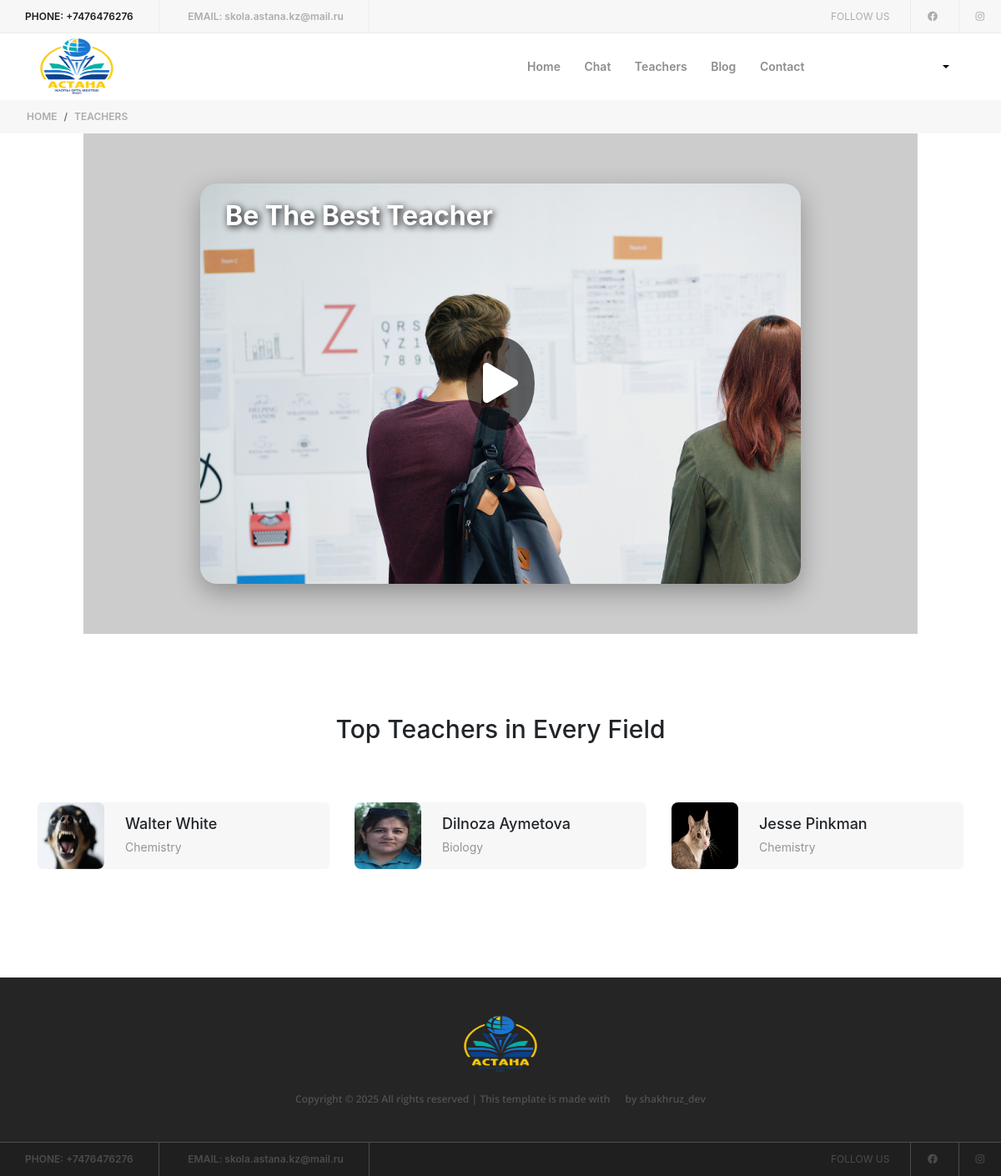
Screenshot of /teachers/ with the database file from the repository.
### authentication/models.py (models this page shows, shortened)
class Teacher(models.Model):
    user = models.OneToOneField(User, on_delete=models.CASCADE)
    subject = models.CharField(max_length=100)
    work_experience = models.PositiveIntegerField()

class User(AbstractBaseUser, PermissionsMixin):
    ROLE_CHOICES = (
        ("teacher", "Teacher"),
        ("student", "Student"),
        ("admin", "Admin"),
    )
    email = models.EmailField(unique=True)
    first_name = models.CharField(max_length=100)
    last_name = models.CharField(max_length=100)
    middle_name = models.CharField(max_length=100)
    gender = models.IntegerField(choices=GENDER_CHOICES, default=1)
    birth_date = models.DateField(null=False)
    profile_picture = models.ImageField(upload_to="profiles/", blank=True, null=True)
    role = models.CharField(max_length=10, choices=ROLE_CHOICES)
    is_active = models.BooleanField(default=True)
    is_staff = models.BooleanField(default=False)
    USERNAME_FIELD = "email"
    REQUIRED_FIELDS = []
    objects = CustomUserManager()

### teacher/views.py (the view)
# urls.py: path('teachers/', teacher_view, name='teachers'),
def teacher_view(request):
    teacher_list = Teacher.objects.select_related('user').all()
    paginator = Paginator(teacher_list, 9)
    page_number = request.GET.get('page')
    page_obj = paginator.get_page(page_number)
    context = {
        'teachers': page_obj,
    }
    return render(request, 'instructors.html', context)

### templates/instructors.html (shortened to what this page needs)
{% extends 'layouts/base.html' %}
{% load static %}
{% block content %}
    <div class="breadcumb-area">
        <nav aria-label="breadcrumb">
            <ol class="breadcrumb">
                <li class="breadcrumb-item"><a href="{% url 'home' %}">Home</a></li>
                <li class="breadcrumb-item active" aria-current="page">Teachers</li>
            </ol>
        </nav>
    </div>
    <div style="background: white" class="instructors-video d-flex align-items-center justify-content-center py-5">
        <div class="video-wrapper">
            <h2>Be The Best Teacher</h2>
            <img src="{% static 'img/bg-img/bg4.jpg' %}" alt="Video Background" class="video-bg-image"
                 id="videoPreview">
            <div class="play-button" onclick="playVideo()">
                <i class="fa fa-play"></i>
            </div>
        </div>
    </div><br><br><br><br>
    <section class="top-teacher-area section-padding-0-100">
        <div class="container">
            <div class="row">
                <div class="col-12">
                    <div class="section-heading">
                        <h3>Top Teachers in Every Field</h3>
                    </div>
                </div>
            </div>
            <div class="row">
                {% for teacher in teachers.object_list %}
                    <div class="col-12 col-md-6 col-lg-4">
                        <div class="single-instructor d-flex align-items-center mb-30">
                            <div class="instructor-thumb">
                                <img style="width: 80px; height: 80px; border-radius: 10%"
                                     src="{{ teacher.user.profile_picture.url }}" alt="">
                            </div>
                            <div class="instructor-info">
                                <h5>{{ teacher.user.first_name }} {{ teacher.user.last_name }}</h5>
                                <span>{{ teacher.subject }}</span>
                            </div>
                        </div>
                    </div>
                {% endfor %}
            </div>
        </div>
    </section>
{% endblock %}

### templates/layouts/base.html (shortened to what this page needs)
<!DOCTYPE html>
{% load static %}
<html lang="en">
<head>
    <link rel="stylesheet" href="{% static 'style.css' %}">
    <link rel="stylesheet" href="{% static 'css/bootstrap.min.css' %}">
</head>
<body>
<header class="header-area">
    <div class="top-header-area d-flex justify-content-between align-items-center">
        <div class="contact-info">
            <a href=""><span>Phone:</span> +7476476276</a>
            <a href="mailto:skola.astana.kz@mail.ru"><span>Email:</span> skola.astana.kz@mail.ru</a>
        </div>
        <div class="follow-us">
            <span>Follow us</span>
            <a href="https://www.facebook.com/profile.php?id=61551937834519" target="_blank"><i class="fab fa-facebook"></i></a>
            <a href="https://www.instagram.com/_astana_shkola/" target="_blank"><i class="fab fa-instagram"></i></a>
        </div>
    </div>
    <div class="clever-main-menu">
        <div class="classy-nav-container breakpoint-off">
            <nav class="classy-navbar justify-content-between" id="cleverNav">
                <a class="nav-brand" href="{% url 'home' %}"><img style="width: 120px; height: 80px"
                                                                  src="{% static 'img/core-img/astana_logo.png' %}"
                                                                  alt=""></a>
                <div class="classy-menu">
                    <div class="classynav">
                        <ul style="margin-right: 150px">
                            <li><a href="{% url 'home' %}">Home</a></li>
                            <li><a href="/room/school/">Chat</a></li>
                            <li><a href="{% url 'teachers' %}">Teachers</a></li>
                            <li><a href="{% url 'blog_list' %}">Blog</a></li>
                            <li><a href="{% url 'contact_view' %}">Contact</a></li>
                        </ul>
                        <div class="login-state d-flex align-items-center">
                            <div class="user-name mr-30">
                                <div class="dropdown">
                                    <a class="dropdown-toggle" href="#" role="button" id="userName"
                                       data-toggle="dropdown" aria-haspopup="true"
                                       aria-expanded="false">{{ user.first_name }} {{ user.last_name }}</a>
                                </div>
                            </div>
                        </div>
                    </div>
                </div>
            </nav>
        </div>
    </div>
</header>
{% block content %}
{% endblock %}
<footer class="footer-area">
    <div class="top-footer-area">
        <div class="container">
            <div class="row">
                <div class="col-12">
                    <div class="footer-logo">
                        <a href="{% url 'home' %}"><img style="width: 120px; height: 80px"
                                                        src="{% static 'img/core-img/astana_logo.png' %}" alt=""></a>
                    </div>
                    <p>
                        <a href="#"> Copyright &copy;
                            All rights reserved | This template is made with
                            <i class="fa fa-heart-o" aria-hidden="true"></i> by
                            <a href="https://www.instagram.com/shakhruz_dev/" target="_blank">shakhruz_dev</a></a>
                    </p>
                </div>
            </div>
        </div>
    </div>
    <div class="bottom-footer-area d-flex justify-content-between align-items-center">
        <div class="contact-info">
            <a href=""><span>Phone:</span> +7476476276</a>
            <a href="mailto:skola.astana.kz@mail.ru"><span>Email:</span> skola.astana.kz@mail.ru</a>
        </div>
        <div class="follow-us">
            <span>Follow us</span>
            <a href="https://www.facebook.com/profile.php?id=61551937834519" target="_blank"><i class="fab fa-facebook"></i></a>
            <a href="https://www.instagram.com/_astana_shkola/" target="_blank"><i class="fab fa-instagram"></i></a>
        </div>
    </div>
</footer>
<link rel="stylesheet" href="https://cdnjs.cloudflare.com/ajax/libs/font-awesome/5.15.4/css/all.min.css">
</body>
</html>

### templates/instructors.html (style rules this page uses)
.video-wrapper { position: relative; width: 100%; max-width: 720px; margin: 0 auto; overflow: hidden; border-radius: 20px; box-shadow: 0 10px 30px rgba(0, 0, 0, 0.3); }
.video-wrapper .play-button { position: absolute; top: 50%; left: 50%; transform: translate(-50%, -50%); font-size: 48px; color: white; background-color: rgba(0, 0, 0, 0.6); padding: 20px; border-radius: 50%; cursor: pointer; z-index: 10; transition: all 0.3s ease; }
.video-bg-image { width: 100%; height: 100%; display: block; border-radius: 20px; object-fit: cover; }
.video-wrapper h2 { position: absolute; top: 20px; left: 30px; color: white; z-index: 5; font-size: 32px; font-weight: bold; text-shadow: 2px 2px 8px #000; }
.instructors-video { display: flex; flex-direction: column; align-items: center; justify-content: center; min-height: 600px; padding: 60px 20px; max-width: 1000px; margin: 0 auto; width: 90%; }

### rows the page displays
Teacher: user.profile_picture (picture), user.first_name "Walter", user.last_name "White", subject "Chemistry"
Teacher: user.profile_picture (picture), user.first_name "Dilnoza", user.last_name "Aymetova", subject "Biology"
Teacher: user.profile_picture (picture), user.first_name "Jesse", user.last_name "Pinkman", subject "Chemistry"
